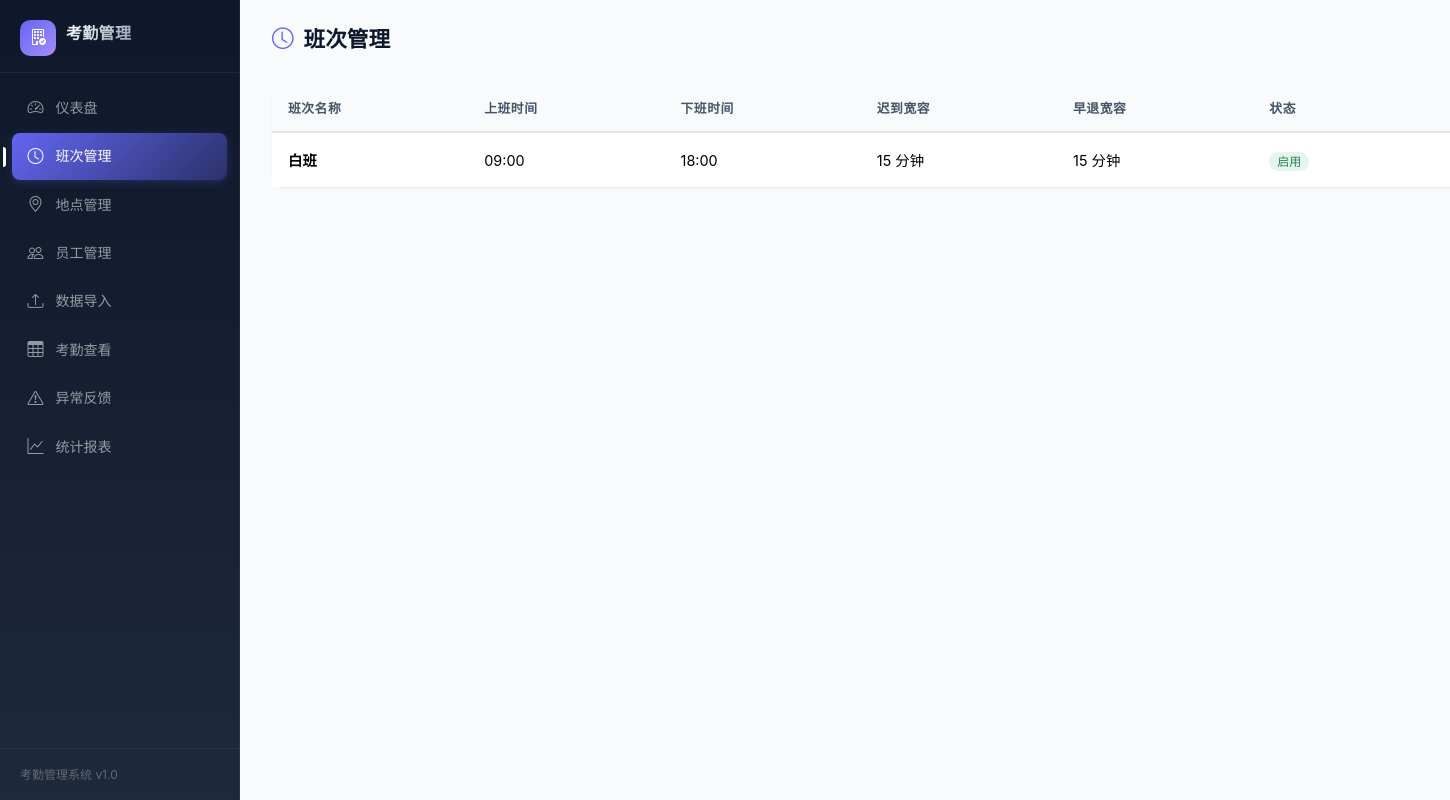
Page /shifts on the earlier database version.
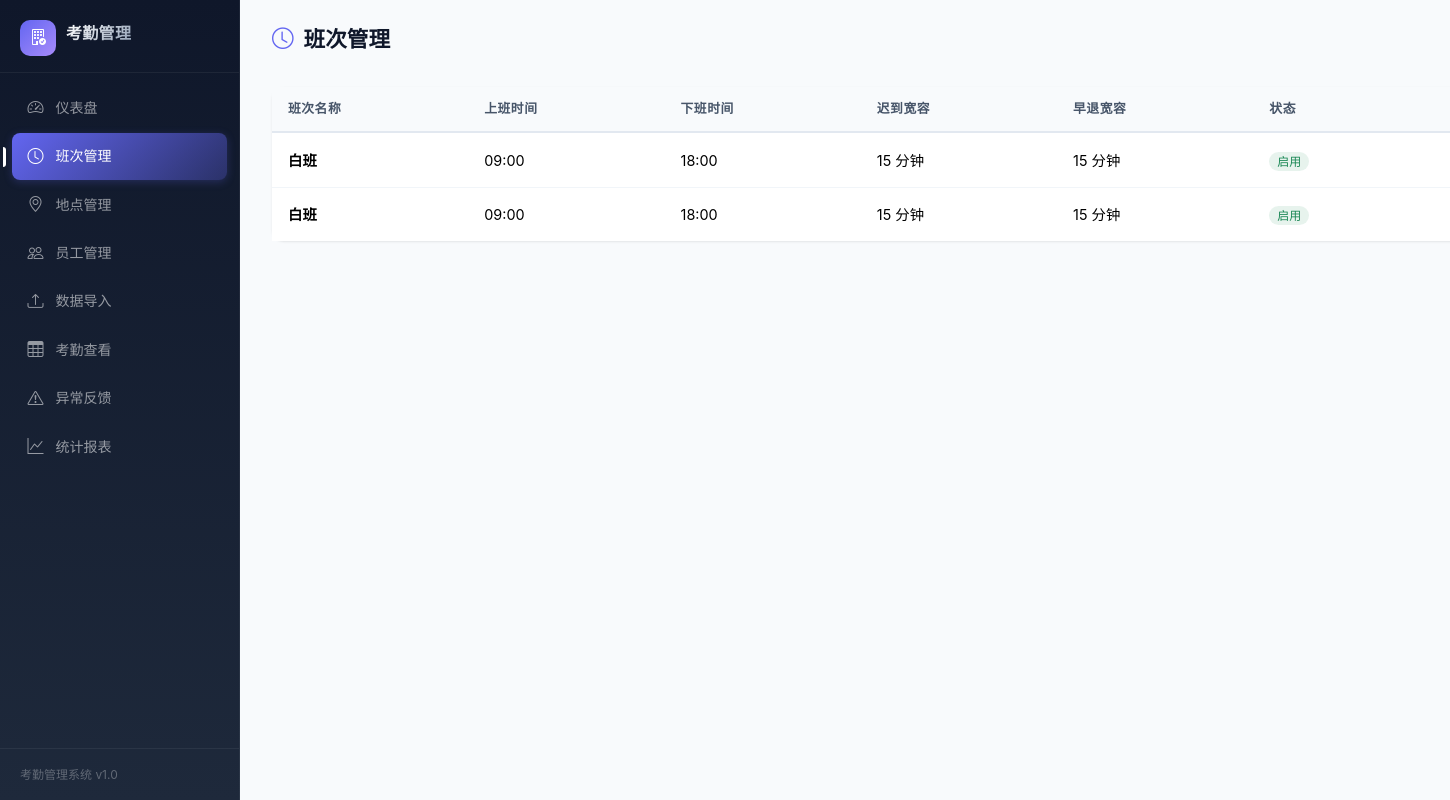
Same page on the later database version.
### models.py (models this page shows, shortened)
class Shift(db.Model):
    __tablename__ = 'shifts'
    id = db.Column(db.Integer, primary_key=True)
    name = db.Column(db.String(64), nullable=False)
    shift_start = db.Column(Time, nullable=False)
    shift_end = db.Column(Time, nullable=False)
    late_minutes = db.Column(db.Integer, default=15)
    early_leave_minutes = db.Column(db.Integer, default=15)
    is_active = db.Column(Boolean, default=True)
    def shift_start_str(self):
        return self.shift_start.strftime('%H:%M') if self.shift_start else ''
    def shift_end_str(self):
        return self.shift_end.strftime('%H:%M') if self.shift_end else ''

### main.py (the view)
@main_bp.route('/shifts')
def shifts():
    form = ShiftForm()
    shifts = Shift.query.order_by(Shift.id).all()
    return render_template('shifts/list.html', form=form, shifts=shifts)

### main.py (called while the page is built)
@main_bp.context_processor
def inject_today():
    return {'today': today}

### templates/shifts/list.html (shortened to what this page needs)
{% extends "base.html" %}
{% set active_page = 'shifts' %}
{% block content %}
<div class="page-header d-flex justify-content-between align-items-center">
    <h4><i class="bi bi-clock"></i> 班次管理</h4>
</div>
<div class="card">
    <div class="card-body p-0">
        <div class="table-responsive">
            <table class="table">
                <thead>
                    <tr>
                        <th>班次名称</th>
                        <th>上班时间</th>
                        <th>下班时间</th>
                        <th>迟到宽容</th>
                        <th>早退宽容</th>
                        <th>状态</th>
                        <th class="text-end">操作</th>
                    </tr>
                </thead>
                <tbody>
                    {% for s in shifts %}
                    <tr>
                        <td><strong>{{ s.name }}</strong></td>
                        <td>{{ s.shift_start_str() }}</td>
                        <td>{{ s.shift_end_str() }}</td>
                        <td>{{ s.late_minutes }} 分钟</td>
                        <td>{{ s.early_leave_minutes }} 分钟</td>
                        <td>
                            {% if s.is_active %}
                            <span class="badge bg-success bg-opacity-10 text-success">启用</span>
                            {% else %}
                            <span class="badge bg-secondary bg-opacity-10 text-secondary">停用</span>
                            {% endif %}
                        </td>
                        <td class="text-end">
                        </td>
                    </tr>
                    {% else %}
                    <tr><td colspan="7" class="text-center text-muted py-4">暂无班次，请新增</td></tr>
                    {% endfor %}
                </tbody>
            </table>
        </div>
    </div>
</div>
{% endblock %}

### templates/base.html (shortened to what this page needs)
<!DOCTYPE html>
<html lang="zh-CN">
<head>
    <link href="https://cdn.bootcdn.net/ajax/libs/bootstrap/5.3.3/css/bootstrap.min.css" rel="stylesheet">
    <link href="https://cdn.bootcdn.net/ajax/libs/bootstrap-icons/1.11.3/font/bootstrap-icons.min.css" rel="stylesheet">
    <link href="{{ url_for('static', filename='css/style.css') }}" rel="stylesheet">
</head>
<body>
    <div class="container-fluid">
        <div class="row">
            <div class="sidebar p-0">
                <div class="sidebar-header">
                    <div class="logo-icon"><i class="bi bi-building-check"></i></div>
                    <h5>考勤管理</h5>
                </div>
                <ul class="nav flex-column">
                    <li class="nav-item">
                        <a class="nav-link {% if active_page == 'dashboard' %}active{% endif %}" href="{{ url_for('main.index') }}">
                            <i class="bi bi-speedometer2"></i> 仪表盘
                        </a>
                    </li>
                    <li class="nav-item">
                        <a class="nav-link {% if active_page == 'shifts' %}active{% endif %}" href="{{ url_for('main.shifts') }}">
                            <i class="bi bi-clock"></i> 班次管理
                        </a>
                    </li>
                    <li class="nav-item">
                        <a class="nav-link {% if active_page == 'locations' %}active{% endif %}" href="{{ url_for('main.locations') }}">
                            <i class="bi bi-geo-alt"></i> 地点管理
                        </a>
                    </li>
                    <li class="nav-item">
                        <a class="nav-link {% if active_page == 'employees' %}active{% endif %}" href="{{ url_for('main.employees') }}">
                            <i class="bi bi-people"></i> 员工管理
                        </a>
                    </li>
                    <li class="nav-item">
                        <a class="nav-link {% if active_page == 'import' %}active{% endif %}" href="{{ url_for('main.import_data') }}">
                            <i class="bi bi-upload"></i> 数据导入
                        </a>
                    </li>
                    <li class="nav-item">
                        <a class="nav-link {% if active_page == 'attendance' %}active{% endif %}" href="{{ url_for('main.attendance_view') }}">
                            <i class="bi bi-table"></i> 考勤查看
                        </a>
                    </li>
                    <li class="nav-item">
                        <a class="nav-link {% if active_page == 'anomalies' %}active{% endif %}" href="{{ url_for('main.anomalies') }}">
                            <i class="bi bi-exclamation-triangle"></i> 异常反馈
                        </a>
                    </li>
                    <li class="nav-item">
                        <a class="nav-link {% if active_page == 'statistics' %}active{% endif %}" href="{{ url_for('main.statistics') }}">
                            <i class="bi bi-graph-up"></i> 统计报表
                        </a>
                    </li>
                </ul>
                <div class="sidebar-footer">
                    考勤管理系统 v1.0
                </div>
            </div>
            <div class="main-content">
                {% block content %}{% endblock %}
            </div>
        </div>
    </div>
</body>
</html>

### static/css/style.css (style rules this page uses)
:root { --primary: #6366f1; --primary-light: #818cf8; --primary-dark: #4f46e5; --primary-bg: rgba(99, 102, 241, 0.08); --success: #10b981; --success-bg: rgba(16, 185, 129, 0.08); --warning: #f59e0b; --warning-bg: rgba(245, 158, 11, 0.08); --danger: #ef4444; --danger-bg: rgba(239, 68, 68, 0.08); --info: #06b6d4; --info-bg: rgba(6, 182, 212, 0.08); --gray-50: #f8fafc; --gray-100: #f1f5f9; --gray-200: #e2e8f0; --gray-300: #cbd5e1; --gray-400: #94a3b8; --gray-500: #64748b; --gray-600: #475569; --gray-700: #334155; --gray-800: #1e293b; --gray-900: #0f172a; --sidebar-width: 240px; --shadow-sm: 0 1px 2px rgba(0, 0, 0, 0.05); --shadow: 0 1px 3px rgba(0, 0, 0, 0.06), 0 1px 2px rgba(0, 0, 0, 0.04); --shadow-md: 0 4px 6px rgba(0, 0, 0, 0.05), 0 2px 4px rgba(0, 0, 0, 0.04); --shadow-lg: 0 10px 15px rgba(0, 0, 0, 0.05), 0 4px 6px rgba(0, 0, 0, 0.04); --shadow-xl: 0 20px 25px rgba(0, 0, 0, 0.06), 0 10px 10px rgba(0, 0, 0, 0.04); --radius: 12px; --radius-sm: 8px; --radius-xs: 6px; }
body { background: var(--gray-50); font-family: 'Inter', -apple-system, BlinkMacSystemFont, 'Segoe UI', Roboto, sans-serif; font-size: .925rem; color: var(--gray-700); line-height: 1.6; }
.sidebar { background: linear-gradient(180deg, #0f172a 0%, #1e293b 100%); min-height: 100vh; color: #fff; position: fixed; left: 0; top: 0; width: var(--sidebar-width); z-index: 1000; border-right: 1px solid rgba(255,255,255,.06); display: flex; flex-direction: column; }
.sidebar-header { padding: 1.25rem 1.25rem 1rem; border-bottom: 1px solid rgba(255,255,255,.06); display: flex; align-items: center; gap: 10px; }
.sidebar-header .logo-icon { width: 36px; height: 36px; background: linear-gradient(135deg, var(--primary), #a78bfa); border-radius: 10px; display: flex; align-items: center; justify-content: center; font-size: 1rem; flex-shrink: 0; }
.sidebar-header h5 { font-weight: 700; font-size: 1rem; letter-spacing: .3px; background: linear-gradient(135deg, #fff, #94a3b8); -webkit-background-clip: text; -webkit-text-fill-color: transparent; background-clip: text; }
.sidebar .nav { flex: 1; padding: .75rem .75rem; overflow-y: auto; }
.sidebar .nav-link { color: rgba(255,255,255,.55); padding: .65rem .85rem; border-radius: var(--radius-sm); margin-bottom: 2px; font-size: .875rem; font-weight: 500; display: flex; align-items: center; gap: 10px; transition: all .25s cubic-bezier(.4,0,.2,1); position: relative; }
.sidebar .nav-link i { width: 20px; text-align: center; font-size: 1rem; flex-shrink: 0; }
.sidebar .nav-link.active { color: #fff; background: linear-gradient(135deg, var(--primary), rgba(99, 102, 241, 0.3)); box-shadow: 0 2px 8px rgba(99, 102, 241, .25); }
.sidebar .nav-link.active::before { content: ''; position: absolute; left: -9px; top: 50%; transform: translateY(-50%); width: 3px; height: 20px; background: #fff; border-radius: 0 3px 3px 0; }
.sidebar-footer { padding: 1rem 1.25rem; border-top: 1px solid rgba(255,255,255,.06); font-size: .75rem; color: rgba(255,255,255,.3); }
.main-content { margin-left: var(--sidebar-width); min-height: 100vh; padding: 1.5rem 2rem !important; animation: fadeInUp .4s ease-out; }
.page-header { margin-bottom: 1.5rem; }
.page-header h4 { font-weight: 700; color: var(--gray-900); font-size: 1.35rem; display: flex; align-items: center; gap: 10px; }
.page-header h4 i { color: var(--primary); }
.card { border: none; box-shadow: var(--shadow); border-radius: var(--radius); margin-bottom: 1.25rem; background: #fff; transition: box-shadow .25s ease, transform .25s ease; animation: cardFadeIn .35s ease-out both; }
.card:nth-child(2) { animation-delay: .05s; }
.card-body { padding: 1.25rem; }
.table { margin-bottom: 0; }
.table thead th { background: var(--gray-50); color: var(--gray-600); font-weight: 600; font-size: .8rem; text-transform: uppercase; letter-spacing: .5px; padding: .75rem 1rem; border-bottom: 2px solid var(--gray-200); position: sticky; top: 0; z-index: 10; }
.table tbody td { padding: .7rem 1rem; vertical-align: middle; border-bottom: 1px solid var(--gray-100); font-size: .9rem; }
.table tbody tr { transition: background .2s ease; }
.table tbody tr:last-child td { border-bottom: none; }
.badge { font-weight: 500; font-size: .75rem; padding: .3em .65em; border-radius: 100px; }

Differences in the rows shown:
added Shift: name "白班", shift_start_str "09:00", shift_end_str "18:00", late_minutes "15", early_leave_minutes "15", is_active "启用"
